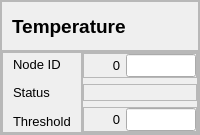
                        <widget class="QFrame" name="temperature_frame">
                         <property name="sizePolicy">
                          <sizepolicy hsizetype="Preferred" vsizetype="Fixed">
                           <horstretch>0</horstretch>
                           <verstretch>0</verstretch>
                          </sizepolicy>
                         </property>
                         <property name="maximumSize">
                          <size>
                           <width>16777215</width>
                           <height>250</height>
                          </size>
                         </property>
                         <property name="frameShape">
                          <enum>QFrame::StyledPanel</enum>
                         </property>
                         <property name="frameShadow">
                          <enum>QFrame::Raised</enum>
                         </property>
                         <layout class="QVBoxLayout" name="verticalLayout_12" stretch="2,8">
                          <property name="spacing">
                           <number>0</number>
                          </property>
                          <property name="leftMargin">
                           <number>0</number>
                          </property>
                          <property name="topMargin">
                           <number>0</number>
                          </property>
                          <property name="rightMargin">
                           <number>0</number>
                          </property>
                          <property name="bottomMargin">
                           <number>0</number>
                          </property>
                          <item>
                           <widget class="QFrame" name="temperature_header">
                            <property name="frameShape">
                             <enum>QFrame::StyledPanel</enum>
                            </property>
                            <property name="frameShadow">
                             <enum>QFrame::Raised</enum>
                            </property>
                            <layout class="QHBoxLayout" name="horizontalLayout_15">
                             <property name="leftMargin">
                              <number>0</number>
                             </property>
                             <property name="topMargin">
                              <number>9</number>
                             </property>
                             <property name="rightMargin">
                              <number>0</number>
                             </property>
                             <property name="bottomMargin">
                              <number>9</number>
                             </property>
                             <item alignment="Qt::AlignLeft">
                              <widget class="QLabel" name="angle_lbl">
                               <property name="sizePolicy">
                                <sizepolicy hsizetype="Expanding" vsizetype="Preferred">
                                 <horstretch>0</horstretch>
                                 <verstretch>0</verstretch>
                                </sizepolicy>
                               </property>
                               <property name="minimumSize">
                                <size>
                                 <width>130</width>
                                 <height>30</height>
                                </size>
                               </property>
                               <property name="maximumSize">
                                <size>
                                 <width>130</width>
                                 <height>16777215</height>
                                </size>
                               </property>
                               <property name="font">
                                <font>
                                 <pointsize>14</pointsize>
                                 <weight>75</weight>
                                 <bold>true</bold>
                                </font>
                               </property>
                               <property name="text">
                                <string>Temperature</string>
                               </property>
                               <property name="indent">
                                <number>10</number>
                               </property>
                              </widget>
                             </item>
                            </layout>
                           </widget>
                          </item>
                          <item>
                           <widget class="QFrame" name="temperature_info">
                            <property name="frameShape">
                             <enum>QFrame::StyledPanel</enum>
                            </property>
                            <property name="frameShadow">
                             <enum>QFrame::Raised</enum>
                            </property>
                            <layout class="QHBoxLayout" name="horizontalLayout_18" stretch="4,6">
                             <property name="spacing">
                              <number>0</number>
                             </property>
                             <property name="leftMargin">
                              <number>0</number>
                             </property>
                             <property name="topMargin">
                              <number>0</number>
                             </property>
                             <property name="rightMargin">
                              <number>0</number>
                             </property>
                             <property name="bottomMargin">
                              <number>0</number>
                             </property>
                             <item>
                              <widget class="QFrame" name="frame_15">
                               <property name="minimumSize">
                                <size>
                                 <width>80</width>
                                 <height>0</height>
                                </size>
                               </property>
                               <property name="maximumSize">
                                <size>
                                 <width>16777215</width>
                                 <height>16777215</height>
                                </size>
                               </property>
                               <property name="frameShape">
                                <enum>QFrame::StyledPanel</enum>
                               </property>
                               <property name="frameShadow">
                                <enum>QFrame::Raised</enum>
                               </property>
                               <layout class="QVBoxLayout" name="verticalLayout_11">
                                <property name="leftMargin">
                                 <number>0</number>
                                </property>
                                <property name="topMargin">
                                 <number>0</number>
                                </property>
                                <property name="rightMargin">
                                 <number>0</number>
                                </property>
                                <property name="bottomMargin">
                                 <number>0</number>
                                </property>
                                <item>
                                 <widget class="QLabel" name="label_6">
                                  <property name="font">
                                   <font>
                                    <pointsize>10</pointsize>
                                   </font>
                                  </property>
                                  <property name="text">
                                   <string>Node ID</string>
                                  </property>
                                  <property name="indent">
                                   <number>10</number>
                                  </property>
                                 </widget>
                                </item>
                                <item>
                                 <widget class="QLabel" name="label_7">
                                  <property name="font">
                                   <font>
                                    <pointsize>10</pointsize>
                                   </font>
                                  </property>
                                  <property name="text">
                                   <string>Status</string>
                                  </property>
                                  <property name="indent">
                                   <number>10</number>
                                  </property>
                                 </widget>
                                </item>
                                <item>
                                 <widget class="QLabel" name="label_9">
                                  <property name="font">
                                   <font>
                                    <pointsize>10</pointsize>
                                   </font>
                                  </property>
                                  <property name="text">
                                   <string>Threshold</string>
                                  </property>
                                  <property name="indent">
                                   <number>10</number>
                                  </property>
                                 </widget>
                                </item>
                               </layout>
                              </widget>
                             </item>
                             <item>
                              <widget class="QFrame" name="frame_16">
                               <property name="frameShape">
                                <enum>QFrame::StyledPanel</enum>
                               </property>
                               <property name="frameShadow">
                                <enum>QFrame::Raised</enum>
                               </property>
                               <layout class="QVBoxLayout" name="verticalLayout_14">
                                <property name="spacing">
                                 <number>-1</number>
                                </property>
                                <property name="leftMargin">
                                 <number>0</number>
                                </property>
                                <property name="topMargin">
                                 <number>0</number>
                                </property>
                                <property name="rightMargin">
                                 <number>0</number>
                                </property>
                                <property name="bottomMargin">
                                 <number>0</number>
                                </property>
                                <item>
                                 <widget class="QFrame" name="frame_17">
                                  <property name="frameShape">
                                   <enum>QFrame::StyledPanel</enum>
                                  </property>
                                  <property name="frameShadow">
                                   <enum>QFrame::Raised</enum>
                                  </property>
                                  <layout class="QHBoxLayout" name="horizontalLayout_27">
                                   <property name="leftMargin">
                                    <number>0</number>
                                   </property>
                                   <property name="topMargin">
                                    <number>0</number>
                                   </property>
                                   <property name="rightMargin">
                                    <number>0</number>
                                   </property>
                                   <property name="bottomMargin">
                                    <number>0</number>
                                   </property>
                                   <item alignment="Qt::AlignRight">
                                    <widget class="QLabel" name="temperature_nodeID_output">
                                     <property name="font">
                                      <font>
                                       <pointsize>10</pointsize>
                                      </font>
                                     </property>
                                     <property name="text">
                                      <string>0</string>
                                     </property>
                                     <property name="alignment">
                                      <set>Qt::AlignRight|Qt::AlignTrailing|Qt::AlignVCenter</set>
                                     </property>
                                    </widget>
                                   </item>
                                   <item alignment="Qt::AlignRight">
                                    <widget class="QLineEdit" name="temperature_nodeID_input">
                                     <property name="minimumSize">
                                      <size>
                                       <width>70</width>
                                       <height>0</height>
                                      </size>
                                     </property>
                                     <property name="maximumSize">
                                      <size>
                                       <width>70</width>
                                       <height>16777215</height>
                                      </size>
                                     </property>
                                     <property name="font">
                                      <font>
                                       <pointsize>10</pointsize>
                                      </font>
                                     </property>
                                    </widget>
                                   </item>
                                  </layout>
                                 </widget>
                                </item>
                                <item>
                                 <widget class="QFrame" name="frame_18">
                                  <property name="frameShape">
                                   <enum>QFrame::StyledPanel</enum>
                                  </property>
                                  <property name="frameShadow">
                                   <enum>QFrame::Raised</enum>
                                  </property>
                                  <layout class="QHBoxLayout" name="horizontalLayout_31">
                                   <property name="leftMargin">
                                    <number>0</number>
                                   </property>
                                   <property name="topMargin">
                                    <number>0</number>
                                   </property>
                                   <property name="rightMargin">
                                    <number>0</number>
                                   </property>
                                   <property name="bottomMargin">
                                    <number>0</number>
                                   </property>
                                   <item>
                                    <widget class="QLabel" name="temperature_status_checkconnect">
                                     <property name="font">
                                      <font>
                                       <pointsize>10</pointsize>
                                       <weight>75</weight>
                                       <bold>true</bold>
                                      </font>
                                     </property>
                                     <property name="text">
                                      <string/>
                                     </property>
                                     <property name="alignment">
                                      <set>Qt::AlignRight|Qt::AlignTrailing|Qt::AlignVCenter</set>
                                     </property>
                                    </widget>
                                   </item>
                                  </layout>
                                 </widget>
                                </item>
                                <item>
                                 <widget class="QFrame" name="frame_21">
                                  <property name="frameShape">
                                   <enum>QFrame::StyledPanel</enum>
                                  </property>
                                  <property name="frameShadow">
                                   <enum>QFrame::Raised</enum>
                                  </property>
                                  <layout class="QHBoxLayout" name="horizontalLayout_33">
                                   <property name="leftMargin">
                                    <number>0</number>
                                   </property>
                                   <property name="topMargin">
                                    <number>0</number>
                                   </property>
                                   <property name="rightMargin">
                                    <number>0</number>
                                   </property>
                                   <property name="bottomMargin">
                                    <number>0</number>
                                   </property>
                                   <item alignment="Qt::AlignRight">
                                    <widget class="QLabel" name="temperature_threshold_output">
                                     <property name="font">
                                      <font>
                                       <pointsize>10</pointsize>
                                      </font>
                                     </property>
                                     <property name="text">
                                      <string>0</string>
                                     </property>
                                     <property name="alignment">
                                      <set>Qt::AlignRight|Qt::AlignTrailing|Qt::AlignVCenter</set>
                                     </property>
                                    </widget>
                                   </item>
                                   <item alignment="Qt::AlignRight">
                                    <widget class="QLineEdit" name="temperature_threshold_input">
                                     <property name="minimumSize">
                                      <size>
                                       <width>70</width>
                                       <height>0</height>
                                      </size>
                                     </property>
                                     <property name="maximumSize">
                                      <size>
                                       <width>70</width>
                                       <height>16777215</height>
                                      </size>
                                     </property>
                                     <property name="font">
                                      <font>
                                       <pointsize>10</pointsize>
                                      </font>
                                     </property>
                                    </widget>
                                   </item>
                                  </layout>
                                 </widget>
                                </item>
                               </layout>
                              </widget>
                             </item>
                            </layout>
                           </widget>
                          </item>
                         </layout>
                        </widget>
